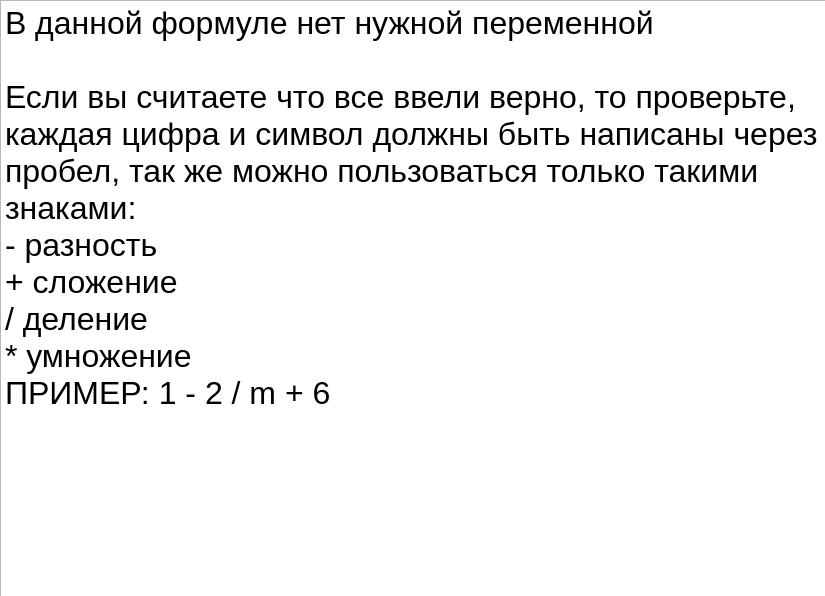
<?xml version="1.0" encoding="UTF-8"?>
<ui version="4.0">
 <class>Form</class>
 <widget class="QWidget" name="Form">
  <property name="geometry">
   <rect>
    <x>0</x>
    <y>0</y>
    <width>825</width>
    <height>596</height>
   </rect>
  </property>
  <property name="windowTitle">
   <string>Form</string>
  </property>
  <widget class="QTextBrowser" name="textBrowser">
   <property name="geometry">
    <rect>
     <x>0</x>
     <y>0</y>
     <width>831</width>
     <height>601</height>
    </rect>
   </property>
   <property name="html">
    <string>&lt;!DOCTYPE HTML PUBLIC &quot;-//W3C//DTD HTML 4.0//EN&quot; &quot;http://www.w3.org/TR/REC-html40/strict.dtd&quot;&gt;
&lt;html&gt;&lt;head&gt;&lt;meta name=&quot;qrichtext&quot; content=&quot;1&quot; /&gt;&lt;style type=&quot;text/css&quot;&gt;
p, li { white-space: pre-wrap; }
&lt;/style&gt;&lt;/head&gt;&lt;body style=&quot; font-family:'MS Shell Dlg 2'; font-size:7.8pt; font-weight:400; font-style:normal;&quot;&gt;
&lt;p style=&quot; margin-top:0px; margin-bottom:0px; margin-left:0px; margin-right:0px; -qt-block-indent:0; text-indent:0px;&quot;&gt;&lt;span style=&quot; font-family:'.AppleSystemUIFont'; font-size:24pt;&quot;&gt;В данной формуле нет нужной переменной&lt;/span&gt;&lt;/p&gt;
&lt;p style=&quot;-qt-paragraph-type:empty; margin-top:0px; margin-bottom:0px; margin-left:0px; margin-right:0px; -qt-block-indent:0; text-indent:0px; font-family:'.AppleSystemUIFont'; font-size:24pt;&quot;&gt;&lt;br /&gt;&lt;/p&gt;
&lt;p style=&quot; margin-top:0px; margin-bottom:0px; margin-left:0px; margin-right:0px; -qt-block-indent:0; text-indent:0px;&quot;&gt;&lt;span style=&quot; font-family:'.AppleSystemUIFont'; font-size:24pt;&quot;&gt;Если вы считаете что все ввели верно, то проверьте, каждая цифра и символ должны быть написаны через пробел, так же можно пользоваться только такими знаками: &lt;/span&gt;&lt;/p&gt;
&lt;p style=&quot; margin-top:0px; margin-bottom:0px; margin-left:0px; margin-right:0px; -qt-block-indent:0; text-indent:0px;&quot;&gt;&lt;span style=&quot; font-family:'.AppleSystemUIFont'; font-size:24pt;&quot;&gt;- разность&lt;/span&gt;&lt;/p&gt;
&lt;p style=&quot; margin-top:0px; margin-bottom:0px; margin-left:0px; margin-right:0px; -qt-block-indent:0; text-indent:0px;&quot;&gt;&lt;span style=&quot; font-family:'.AppleSystemUIFont'; font-size:24pt;&quot;&gt;+ сложение&lt;/span&gt;&lt;/p&gt;
&lt;p style=&quot; margin-top:0px; margin-bottom:0px; margin-left:0px; margin-right:0px; -qt-block-indent:0; text-indent:0px;&quot;&gt;&lt;span style=&quot; font-family:'.AppleSystemUIFont'; font-size:24pt;&quot;&gt;/ деление&lt;/span&gt;&lt;/p&gt;
&lt;p style=&quot; margin-top:0px; margin-bottom:0px; margin-left:0px; margin-right:0px; -qt-block-indent:0; text-indent:0px;&quot;&gt;&lt;span style=&quot; font-family:'.AppleSystemUIFont'; font-size:24pt;&quot;&gt;* умножение&lt;/span&gt;&lt;/p&gt;
&lt;p style=&quot; margin-top:0px; margin-bottom:0px; margin-left:0px; margin-right:0px; -qt-block-indent:0; text-indent:0px;&quot;&gt;&lt;span style=&quot; font-family:'.AppleSystemUIFont'; font-size:24pt;&quot;&gt;ПРИМЕР: 1 - 2 / m + 6&lt;/span&gt;&lt;/p&gt;&lt;/body&gt;&lt;/html&gt;</string>
   </property>
  </widget>
 </widget>
 <resources/>
 <connections/>
</ui>
